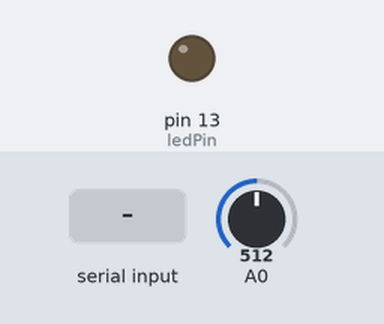
The sketch below on a simulated Arduino Uno, built with avr-gcc and run on an emulated ATmega328P. On the bench: output pins drawn as LEDs (lit = HIGH). The test bench sets the inputs (shaded band); at power-on: A0 = 512. What the sketch prints to the serial monitor is not drawn.

Above: at 1.2 s.
1.3 s: "1" received over Serial
At 2.5 s:
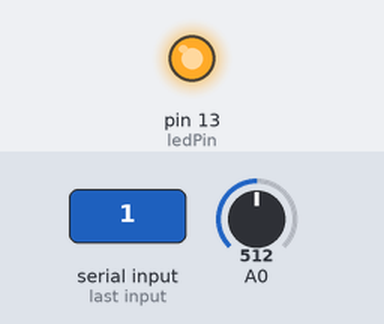
2.8 s: "0" received over Serial
At 3.8 s:
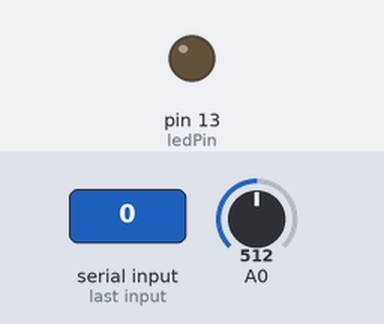
Timing chart, 0 to 5.8 s (numbered marks = the images above; inputs shaded):
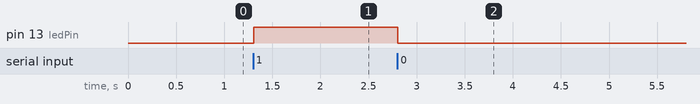

The sketch:

arduino_processing_2025.ino
```cpp
// === Arduino 程式 ===

const int ledPin = 13;
int sensorValue = 0;

void setup() {
  pinMode(ledPin, OUTPUT);
  Serial.begin(9600);
}

void loop() {
  // 讀取類比數值並傳送到 Processing
  sensorValue = analogRead(A0);
  Serial.println(sensorValue);

  // 接收來自 Processing 的 LED 控制指令
  if (Serial.available()) {
    char cmd = Serial.read();
    if (cmd == '1') {
      digitalWrite(ledPin, HIGH);
    } else if (cmd == '0') {
      digitalWrite(ledPin, LOW);
    }
  }
  delay(1);
}
```

Measured:
- after the input at 1.3 s, pin 13 (ledPin): LOW → HIGH at once
- after the input at 2.8 s, pin 13 (ledPin): HIGH → LOW at once
